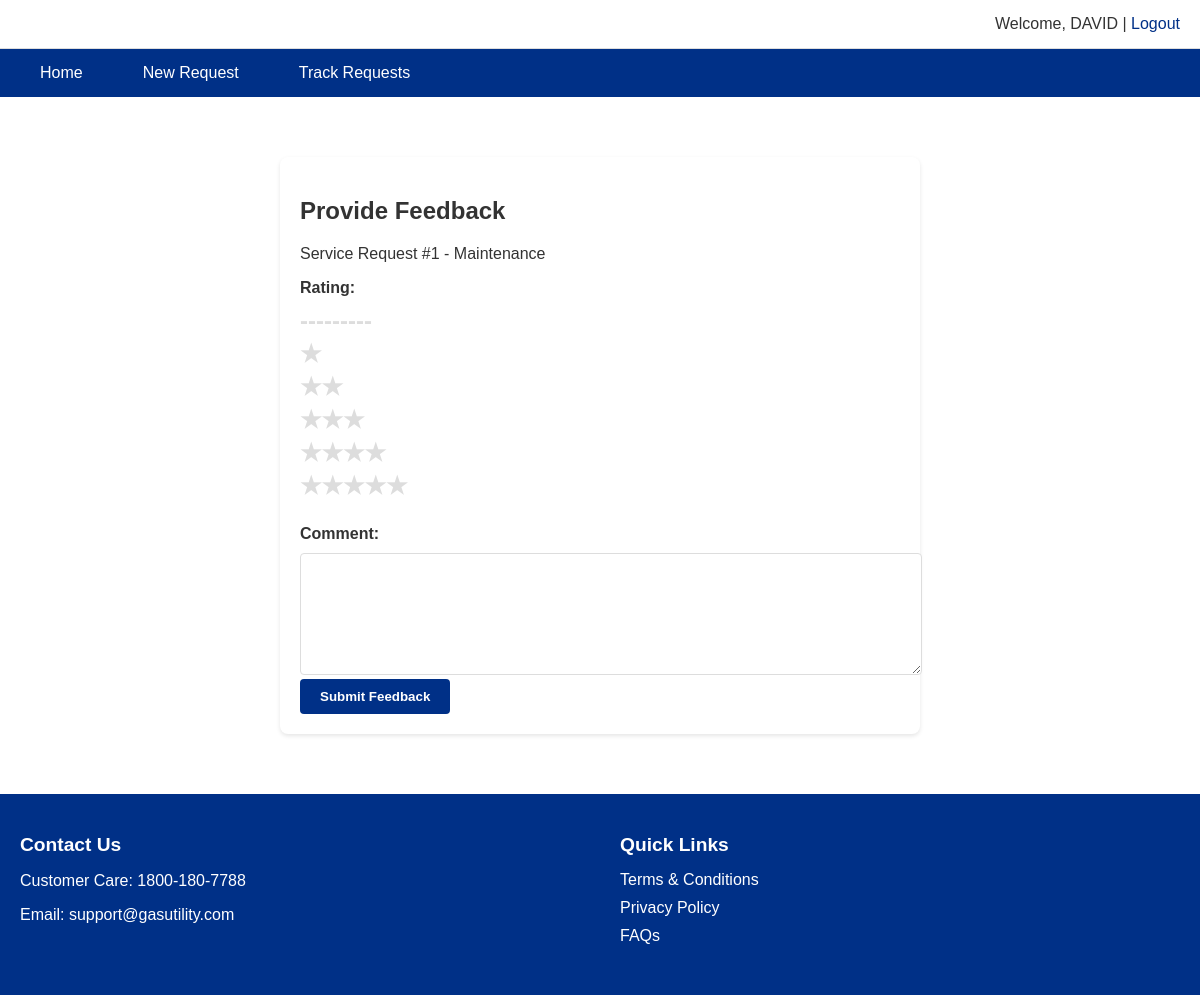
The page /services/feedback/1/ (signed in) on the database its author committed.
### customerService/models.py (models this page shows, shortened)
class User(AbstractUser):
    phone = models.CharField(max_length=15, blank=True)
    address = models.TextField(blank=True)
    groups = models.ManyToManyField(
        'auth.Group',
        related_name='customerservice_user_set',
        blank=True,
        verbose_name='groups',
        help_text='The groups this user belongs to.',
    )
    user_permissions = models.ManyToManyField(
        'auth.Permission',
        related_name='customerservice_user_set',
        blank=True,
        verbose_name='user permissions',
        help_text='Specific permissions for this user.',
    )

class ServiceRequest(models.Model):
    TYPE_CHOICES = [
        ('repair', 'Repair'),
        ('installation', 'Installation'),
        ('maintenance', 'Maintenance'),
    ]
    STATUS_CHOICES = [
        ('pending', 'Pending'),
        ('in_progress', 'In Progress'),
        ('assigned', 'Assigned to Team'),
        ('scheduled', 'Scheduled'),
        ('completed', 'Completed'),
        ('cancelled', 'Cancelled'),
    ]
    user = models.ForeignKey(settings.AUTH_USER_MODEL, on_delete=models.CASCADE)
    request_type = models.CharField(max_length=20, choices=TYPE_CHOICES)
    description = models.TextField()
    attachment = models.FileField(upload_to='attachments/', blank=True, null=True)
    status = models.CharField(max_length=20, choices=STATUS_CHOICES, default='pending')
    status_notes = models.TextField(blank=True, help_text="Notes about status changes")
    assigned_team = models.CharField(max_length=100, blank=True)
    scheduled_date = models.DateTimeField(null=True, blank=True)
    created_at = models.DateTimeField(auto_now_add=True)
    updated_at = models.DateTimeField(auto_now=True)

### customerService/views.py (the view)
# urls.py: path('feedback/<int:request_id>/', views.submit_feedback, name='submit_feedback'),
@login_required
def submit_feedback(request, request_id):
    service_request = get_object_or_404(ServiceRequest, id=request_id, user=request.user)
    if ServiceFeedback.objects.filter(service_request=service_request).exists():
        messages.error(request, 'You have already submitted feedback for this request.')
        return redirect('track_requests')
    if request.method == 'POST':
        form = ServiceFeedbackForm(request.POST)
        if form.is_valid():
            feedback = form.save(commit=False)
            feedback.service_request = service_request
            feedback.save()
            messages.success(request, 'Thank you for your feedback!')
            return redirect('track_requests')
    else:
        form = ServiceFeedbackForm()
    return render(request, 'feedback.html', {
        'form': form,
        'service_request': service_request
    })

### customerService/forms.py
class ServiceFeedbackForm(forms.ModelForm):
    class Meta:
        model = ServiceFeedback
        fields = ['rating', 'comment']
        widgets = {
            'rating': forms.RadioSelect(),
            'comment': forms.Textarea(attrs={'rows': 4}),
        }

### customerService/templates/feedback.html (shortened to what this page needs)
{% extends 'base.html' %}
{% block content %}
<div class="feedback-form">
    <h2>Provide Feedback</h2>
    <p>Service Request #{{ service_request.id }} - {{ service_request.get_request_type_display }}</p>
    <form method="post">
        <div class="rating-group">
            {{ form.rating.label_tag }}
            <div class="star-rating">
                {{ form.rating }}
            </div>
        </div>
        <div class="comment-group">
            {{ form.comment.label_tag }}
            {{ form.comment }}
        </div>
        <button type="submit" class="btn btn-primary">Submit Feedback</button>
    </form>
</div>
{% endblock %}

### customerService/templates/base.html (shortened to what this page needs)
{% load static %}
<!DOCTYPE html>
<html>
<head>
    <link rel="stylesheet" href="{% static 'css/style.css' %}">
</head>
<body>
    <div class="page-wrapper">
        <header class="header">
            <div class="user-menu">
                {% if user.is_authenticated %}
                    Welcome, {{ user.username }} |
                    <a href="{% url 'logout' %}">Logout</a>
                {% else %}
                    <a href="{% url 'login' %}">Login</a> |
                    <a href="{% url 'register' %}">Register</a>
                {% endif %}
            </div>
        </header>
        <nav class="nav-tabs">
            <ul>
                <li><a href="{% url 'home' %}">Home</a></li>
                {% if user.is_authenticated %}
                    <li><a href="{% url 'create_request' %}">New Request</a></li>
                    <li><a href="{% url 'track_requests' %}">Track Requests</a></li>
                {% endif %}
            </ul>
        </nav>
        <main class="content">
            {% block content %}
            {% endblock %}
        </main>
        <footer class="footer">
            <div class="footer-grid">
                <div class="contact-info">
                    <h3>Contact Us</h3>
                    <p>Customer Care: 1800-180-7788</p>
                    <p>Email: support@gasutility.com</p>
                </div>
                <div class="quick-links">
                    <h3>Quick Links</h3>
                    <ul>
                        <li><a href="#">Terms & Conditions</a></li>
                        <li><a href="#">Privacy Policy</a></li>
                        <li><a href="#">FAQs</a></li>
                    </ul>
                </div>
            </div>
        </footer>
    </div>
</body>
</html>

### customerService/static/css/style.css (style rules this page uses)
:root { --primary-color: #003087; --secondary-color: #f26522; --text-color: #333; --light-gray: #f5f5f5; --border-color: #ddd; }
html, body { height: 100%; margin: 0; padding: 0; }
.page-wrapper { min-height: 100vh; display: flex; flex-direction: column; }
body { font-family: Arial, sans-serif; color: var(--text-color); }
.header { background-color: white; padding: 15px 20px; border-bottom: 1px solid var(--border-color); }
.user-menu { text-align: right; }
.user-menu a { color: var(--primary-color); text-decoration: none; }
.nav-tabs { background-color: var(--primary-color); padding: 0 20px; }
.nav-tabs ul { list-style: none; margin: 0; padding: 0; display: flex; gap: 20px; }
.nav-tabs li { margin: 0; }
.nav-tabs a { display: block; color: white; text-decoration: none; padding: 15px 20px; }
.content { flex: 1 0 auto; padding: 20px; width: 100%; max-width: 1200px; margin: 0 auto; box-sizing: border-box; }
.footer { flex-shrink: 0; background-color: var(--primary-color); color: white; padding: 40px 20px; margin-top: auto; }
.footer-grid { max-width: 1200px; margin: 0 auto; display: grid; grid-template-columns: repeat(auto-fit, minmax(250px, 1fr)); gap: 40px; }
.footer h3 { margin-top: 0; margin-bottom: 15px; font-size: 1.2em; }
.footer ul { list-style: none; padding: 0; margin: 0; }
.footer li { margin-bottom: 10px; }
.footer a { color: white; text-decoration: none; }
.btn { padding: 10px 20px; border: none; border-radius: 4px; cursor: pointer; font-weight: bold; }
.btn-primary { background-color: var(--primary-color); color: white; }
.feedback-form { max-width: 600px; margin: 40px auto; padding: 20px; background: #fff; border-radius: 8px; box-shadow: 0 2px 4px rgba(0,0,0,0.1); }
.rating-group { margin-bottom: 20px; }
.star-rating { display: flex; gap: 10px; margin: 10px 0; }
.star-rating label { cursor: pointer; font-size: 24px; color: #ddd; }
.comment-group textarea { width: 100%; padding: 10px; border: 1px solid var(--border-color); border-radius: 4px; }
form label { display: block; margin-bottom: 5px; font-weight: bold; }
form input[type="text"], form input[type="password"], form input[type="email"], form textarea, form select { width: 100%; padding: 8px; border: 1px solid var(--border-color); border-radius: 4px; margin-top: 5px; }
form textarea { min-height: 100px; }

### rows shown on the page
User: username "DAVID"
ServiceRequest: id "1", request_type "Maintenance"
